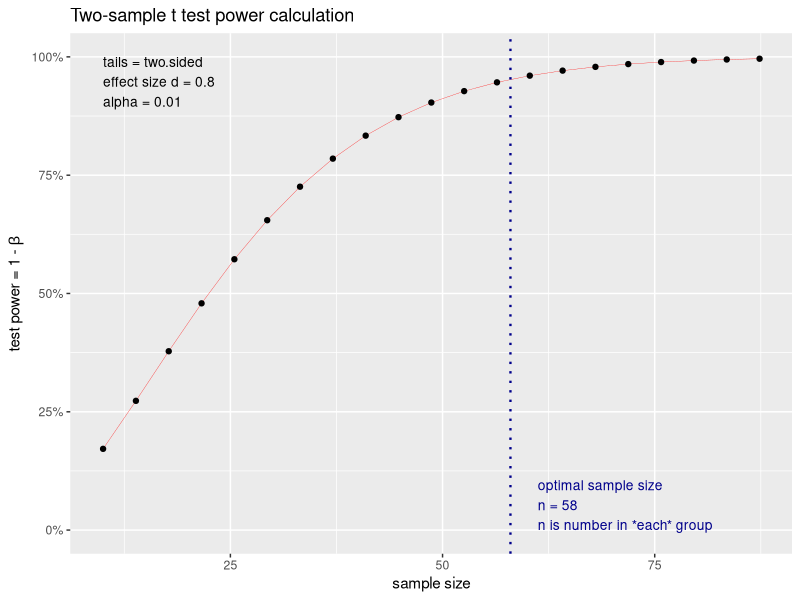
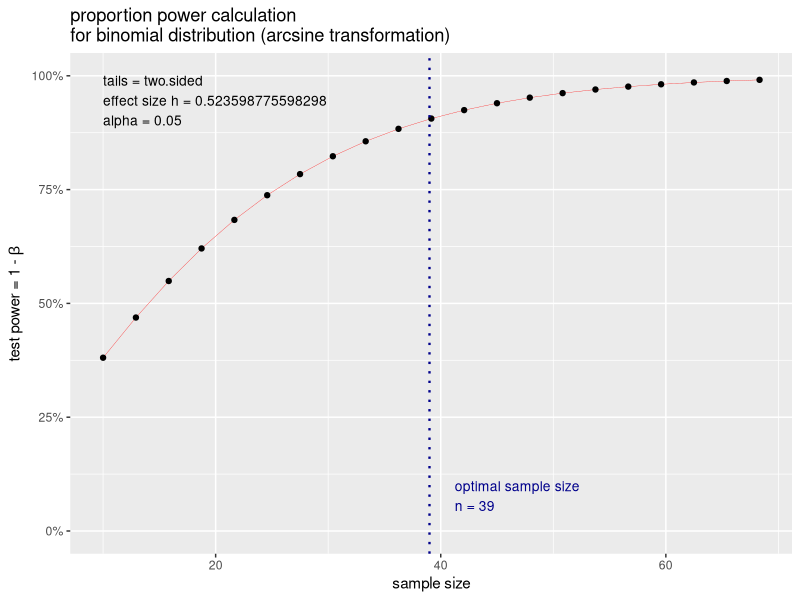

R code for these plots, in order:
# examining two samples: with and without a phone
# adn we're comparing the rection time of both

install.packages("pwr")
library(pwr)
power_information <- pwr.t.test(d = 0.8,
                                sig.level = 0.01,
                                power = 0.95,
                                type = "two.sample",
                                alternative = "two.sided")


power_information
plot(power_information)

h = ES.h(p1 = 0.5, p2 = 0.75)

power_changes <- pwr.p.test(h =h,
                            sig.level = 0.05,
                            power = 0.90)
power_changes                            
plot(power_changes)


# Cohen describes the effect size as "the degree to which the null hypothesis is false"
# in the coin flip example, this is the difference between the 75% and the 50%

cohen.ES(test = "r", size = "small")
